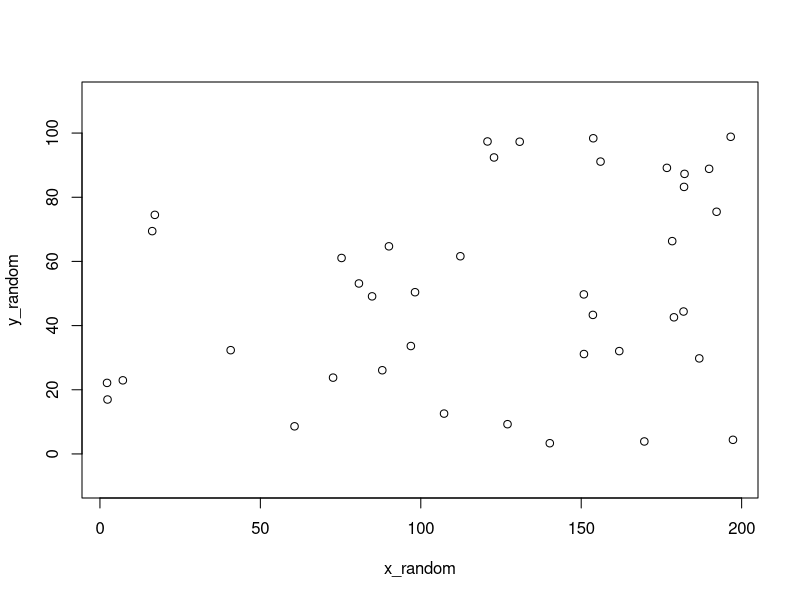

Generate this figure with R: (Note: this script raises an error after producing the figure.)
#==========================Part 1============================
?runif
x_random <- runif(40, min = 0, max = 200) # Creates random points between 0 to 200 
y_random <- runif(40,min = 0, max = 100) # Creates random points bewteen 0 to 100 
# 40 = n, the observed samples
plot(y_random~x_random,asp=1)

?seq
x_random <- seq(from=0, to=200, by=20) # go by increments of 20 from 0 to 200
y_random <- seq(from=0, to=100, by=20)# go by increments of 20 from 0 to 100
plot(y_random~x_random,asp=1) # error cuz x-axis are not lined up 

Grid <- expand.grid(y_random,x_random) # creates a grid that expands the x-axis

plot(Grid$Var1~Grid$Var2,asp=1) # plots the grid points 

nrow(Grid)

Noise1 <- runif(66, min = -1, max = 1) # generates 66 random numbers from -1 to 1
Var1_noise <- Grid$Var1 + Noise1 # Stores Noise1 into var1_noise with Grid$Var1
Noise2 <- runif(66, min = -1, max = 1) # generates 66 random numbers from -1 to 1
Var2_noise <- Grid$Var2 + Noise2 # Stores Noise2 into var1_noise with Grid$Var2
plot(Var1_noise ~ Var2_noise, asp=1) # Plots Var1_noise against Var2_noise

Noise1 <- runif(66, min = -3, max = 3) # generates 66 random numbers from -3 to 3
Var1_noise <- Grid$Var1 + Noise1 # Stores Noise1 into var1_noise with Grid$Var1
Noise2 <- runif(66, min = -3, max = 3) # generates 66 random numbers from -3 to 3
Var2_noise <- Grid$Var2 + Noise2 # Stores Noise2 into var1_noise with Grid$Var2
plot(Var1_noise ~ Var2_noise, asp=1) # Plots Var1_noise against Var2_noise

Noise1 <- runif(66, min = -6, max = 6) # generates 66 random numbers from -6 to 6
Var1_noise <- Grid$Var1 + Noise1 # Stores Noise1 into var1_noise with Grid$Var1
Noise2 <- runif(66, min = -6, max = 6) # generates 66 random numbers from -6 to 6
Var2_noise <- Grid$Var2 + Noise2 # Stores Noise2 into var1_noise with Grid$Var2
plot(Var1_noise ~ Var2_noise, asp=1) # Plots Var1_noise against Var2_noise

#==========================Part 2============================
# Treatments - different concentration of CO2 in tanks of clown fish 
# Treatment needs to be assigned to 20 tanks that house the fish, labelled 1 to 20
Researchers <- c("Claire","Jane","Innes","Kerry") # Converting strings to numbers 
Researchers <- rep(Researchers, 5)
Researchers <- sample(Researchers, replace=F)

CO2 <- c(390, 600, 700, 900)
CO2 <- rep(CO2 ,5) # Repeat sequence of treatment 5 times, 20 tanks assign 5 tanks to each treatment
CO2 <- sample(CO2,replace=T) # Takes random samples of CO2, 
# replace=F ~ number of samples is the same as the number of values in the vector, 
# randomly shuffles the values
# Replace=T randomly shuffles the values instead of keeping it uniform 
# Replace= F randomimises the order of the vector 
table(CO2) # Displays the number of treatments present in CO2
plot(CO2~c(1:20)) # check if there are patterns, treatment ~ tank number, 

# Example 2, trees 
Altitude <- c(0, 500, 700, 1000, 1500, 2000)
Altitude <- rep(Altitude, 50)
Altitude <- sample(Altitude, replace=T)

table(Altitude)
plot(Altitude~c(1:300))

# Example 3 
Altitude <- c(0, 500, 700, 1000, 1500, 2000)
Altitude <- sample(Altitude,replace=F) # Randomizes the order in this vector 

for(i in 1:50) sample(Altitude,replace=F) # looping a function 50 times for 50 samples per altitude

for(i in 1:50) print(sample(Altitude,replace=F))

Altitude_orders <- numeric()
for(i in 1:50) Altitude_orders <- c(Altitude_orders,sample(Altitude,replace=F)) # Loops function 6 times
# includes latest reordering from sample(Altitude,replace=F)
plot(Altitude_orders~c(1:300))

Altitude_orders <- c(Altitude_orders,sample(Altitude,replace=F))
Altitude_orders
write.csv(Altitude_orders,"Altitude_orders.csv",row.names=F) # saves csv in wd



